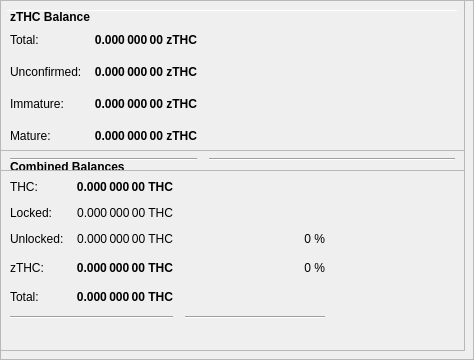
        <widget class="QFrame" name="frameObfuscation">
         <property name="minimumSize">
          <size>
           <width>0</width>
           <height>350</height>
          </size>
         </property>
         <property name="layoutDirection">
          <enum>Qt::LeftToRight</enum>
         </property>
         <property name="frameShape">
          <enum>QFrame::StyledPanel</enum>
         </property>
         <property name="frameShadow">
          <enum>QFrame::Raised</enum>
         </property>
         <widget class="QPushButton" name="runAutoDenom">
          <property name="geometry">
           <rect>
            <x>251</x>
            <y>17</y>
            <width>1</width>
            <height>1</height>
           </rect>
          </property>
          <property name="palette">
           <palette>
            <active>
             <colorrole role="WindowText">
              <brush brushstyle="SolidPattern">
               <color alpha="255">
                <red>0</red>
                <green>0</green>
                <blue>0</blue>
               </color>
              </brush>
             </colorrole>
             <colorrole role="Button">
              <brush brushstyle="SolidPattern">
               <color alpha="255">
                <red>239</red>
                <green>238</green>
                <blue>238</blue>
               </color>
              </brush>
             </colorrole>
             <colorrole role="Light">
              <brush brushstyle="SolidPattern">
               <color alpha="255">
                <red>255</red>
                <green>255</green>
                <blue>255</blue>
               </color>
              </brush>
             </colorrole>
             <colorrole role="Midlight">
              <brush brushstyle="SolidPattern">
               <color alpha="255">
                <red>247</red>
                <green>246</green>
                <blue>246</blue>
               </color>
              </brush>
             </colorrole>
             <colorrole role="Dark">
              <brush brushstyle="SolidPattern">
               <color alpha="255">
                <red>119</red>
                <green>119</green>
                <blue>119</blue>
               </color>
              </brush>
             </colorrole>
             <colorrole role="Mid">
              <brush brushstyle="SolidPattern">
               <color alpha="255">
                <red>159</red>
                <green>159</green>
                <blue>159</blue>
               </color>
              </brush>
             </colorrole>
             <colorrole role="Text">
              <brush brushstyle="SolidPattern">
               <color alpha="255">
                <red>0</red>
                <green>0</green>
                <blue>0</blue>
               </color>
              </brush>
             </colorrole>
             <colorrole role="BrightText">
              <brush brushstyle="SolidPattern">
               <color alpha="255">
                <red>255</red>
                <green>255</green>
                <blue>255</blue>
               </color>
              </brush>
             </colorrole>
             <colorrole role="ButtonText">
              <brush brushstyle="SolidPattern">
               <color alpha="255">
                <red>0</red>
                <green>0</green>
                <blue>0</blue>
               </color>
              </brush>
             </colorrole>
             <colorrole role="Base">
              <brush brushstyle="SolidPattern">
               <color alpha="255">
                <red>255</red>
                <green>255</green>
                <blue>255</blue>
               </color>
              </brush>
             </colorrole>
             <colorrole role="Window">
              <brush brushstyle="SolidPattern">
               <color alpha="255">
                <red>239</red>
                <green>238</green>
                <blue>238</blue>
               </color>
              </brush>
             </colorrole>
             <colorrole role="Shadow">
              <brush brushstyle="SolidPattern">
               <color alpha="255">
                <red>0</red>
                <green>0</green>
                <blue>0</blue>
               </color>
              </brush>
             </colorrole>
             <colorrole role="AlternateBase">
              <brush brushstyle="SolidPattern">
               <color alpha="255">
                <red>247</red>
                <green>246</green>
                <blue>246</blue>
               </color>
              </brush>
             </colorrole>
             <colorrole role="ToolTipBase">
              <brush brushstyle="SolidPattern">
               <color alpha="255">
                <red>255</red>
                <green>255</green>
                <blue>220</blue>
               </color>
              </brush>
             </colorrole>
             <colorrole role="ToolTipText">
              <brush brushstyle="SolidPattern">
               <color alpha="255">
                <red>0</red>
                <green>0</green>
                <blue>0</blue>
               </color>
              </brush>
             </colorrole>
            </active>
            <inactive>
             <colorrole role="WindowText">
              <brush brushstyle="SolidPattern">
               <color alpha="255">
                <red>0</red>
                <green>0</green>
                <blue>0</blue>
               </color>
              </brush>
             </colorrole>
             <colorrole role="Button">
              <brush brushstyle="SolidPattern">
               <color alpha="255">
                <red>239</red>
                <green>238</green>
                <blue>238</blue>
               </color>
              </brush>
             </colorrole>
             <colorrole role="Light">
              <brush brushstyle="SolidPattern">
               <color alpha="255">
                <red>255</red>
                <green>255</green>
                <blue>255</blue>
               </color>
              </brush>
             </colorrole>
             <colorrole role="Midlight">
              <brush brushstyle="SolidPattern">
               <color alpha="255">
                <red>247</red>
                <green>246</green>
                <blue>246</blue>
               </color>
              </brush>
             </colorrole>
             <colorrole role="Dark">
              <brush brushstyle="SolidPattern">
               <color alpha="255">
                <red>119</red>
                <green>119</green>
                <blue>119</blue>
               </color>
              </brush>
             </colorrole>
             <colorrole role="Mid">
              <brush brushstyle="SolidPattern">
               <color alpha="255">
                <red>159</red>
                <green>159</green>
                <blue>159</blue>
               </color>
              </brush>
             </colorrole>
             <colorrole role="Text">
              <brush brushstyle="SolidPattern">
               <color alpha="255">
                <red>0</red>
                <green>0</green>
                <blue>0</blue>
               </color>
              </brush>
             </colorrole>
             <colorrole role="BrightText">
              <brush brushstyle="SolidPattern">
               <color alpha="255">
                <red>255</red>
                <green>255</green>
                <blue>255</blue>
               </color>
              </brush>
             </colorrole>
             <colorrole role="ButtonText">
              <brush brushstyle="SolidPattern">
               <color alpha="255">
                <red>0</red>
                <green>0</green>
                <blue>0</blue>
               </color>
              </brush>
             </colorrole>
             <colorrole role="Base">
              <brush brushstyle="SolidPattern">
               <color alpha="255">
                <red>255</red>
                <green>255</green>
                <blue>255</blue>
               </color>
              </brush>
             </colorrole>
             <colorrole role="Window">
              <brush brushstyle="SolidPattern">
               <color alpha="255">
                <red>239</red>
                <green>238</green>
                <blue>238</blue>
               </color>
              </brush>
             </colorrole>
             <colorrole role="Shadow">
              <brush brushstyle="SolidPattern">
               <color alpha="255">
                <red>0</red>
                <green>0</green>
                <blue>0</blue>
               </color>
              </brush>
             </colorrole>
             <colorrole role="AlternateBase">
              <brush brushstyle="SolidPattern">
               <color alpha="255">
                <red>247</red>
                <green>246</green>
                <blue>246</blue>
               </color>
              </brush>
             </colorrole>
             <colorrole role="ToolTipBase">
              <brush brushstyle="SolidPattern">
               <color alpha="255">
                <red>255</red>
                <green>255</green>
                <blue>220</blue>
               </color>
              </brush>
             </colorrole>
             <colorrole role="ToolTipText">
              <brush brushstyle="SolidPattern">
               <color alpha="255">
                <red>0</red>
                <green>0</green>
                <blue>0</blue>
               </color>
              </brush>
             </colorrole>
            </inactive>
            <disabled>
             <colorrole role="WindowText">
              <brush brushstyle="SolidPattern">
               <color alpha="255">
                <red>119</red>
                <green>119</green>
                <blue>119</blue>
               </color>
              </brush>
             </colorrole>
             <colorrole role="Button">
              <brush brushstyle="SolidPattern">
               <color alpha="255">
                <red>239</red>
                <green>238</green>
                <blue>238</blue>
               </color>
              </brush>
             </colorrole>
             <colorrole role="Light">
              <brush brushstyle="SolidPattern">
               <color alpha="255">
                <red>255</red>
                <green>255</green>
                <blue>255</blue>
               </color>
              </brush>
             </colorrole>
             <colorrole role="Midlight">
              <brush brushstyle="SolidPattern">
               <color alpha="255">
                <red>247</red>
                <green>246</green>
                <blue>246</blue>
               </color>
              </brush>
             </colorrole>
             <colorrole role="Dark">
              <brush brushstyle="SolidPattern">
               <color alpha="255">
                <red>119</red>
                <green>119</green>
                <blue>119</blue>
               </color>
              </brush>
             </colorrole>
             <colorrole role="Mid">
              <brush brushstyle="SolidPattern">
               <color alpha="255">
                <red>159</red>
                <green>159</green>
                <blue>159</blue>
               </color>
              </brush>
             </colorrole>
             <colorrole role="Text">
              <brush brushstyle="SolidPattern">
               <color alpha="255">
                <red>119</red>
                <green>119</green>
                <blue>119</blue>
               </color>
              </brush>
             </colorrole>
             <colorrole role="BrightText">
              <brush brushstyle="SolidPattern">
               <color alpha="255">
                <red>255</red>
                <green>255</green>
                <blue>255</blue>
               </color>
              </brush>
             </colorrole>
             <colorrole role="ButtonText">
              <brush brushstyle="SolidPattern">
               <color alpha="255">
                <red>119</red>
                <green>119</green>
                <blue>119</blue>
               </color>
              </brush>
             </colorrole>
             <colorrole role="Base">
              <brush brushstyle="SolidPattern">
               <color alpha="255">
                <red>239</red>
                <green>238</green>
                <blue>238</blue>
               </color>
              </brush>
             </colorrole>
             <colorrole role="Window">
              <brush brushstyle="SolidPattern">
               <color alpha="255">
                <red>239</red>
                <green>238</green>
                <blue>238</blue>
               </color>
              </brush>
             </colorrole>
             <colorrole role="Shadow">
              <brush brushstyle="SolidPattern">
               <color alpha="255">
                <red>0</red>
                <green>0</green>
                <blue>0</blue>
               </color>
              </brush>
             </colorrole>
             <colorrole role="AlternateBase">
              <brush brushstyle="SolidPattern">
               <color alpha="255">
                <red>239</red>
                <green>238</green>
                <blue>238</blue>
               </color>
              </brush>
             </colorrole>
             <colorrole role="ToolTipBase">
              <brush brushstyle="SolidPattern">
               <color alpha="255">
                <red>255</red>
                <green>255</green>
                <blue>220</blue>
               </color>
              </brush>
             </colorrole>
             <colorrole role="ToolTipText">
              <brush brushstyle="SolidPattern">
               <color alpha="255">
                <red>0</red>
                <green>0</green>
                <blue>0</blue>
               </color>
              </brush>
             </colorrole>
            </disabled>
           </palette>
          </property>
          <property name="focusPolicy">
           <enum>Qt::NoFocus</enum>
          </property>
          <property name="autoFillBackground">
           <bool>true</bool>
          </property>
          <property name="text">
           <string/>
          </property>
          <property name="flat">
           <bool>true</bool>
          </property>
         </widget>
         <widget class="Line" name="line">
          <property name="geometry">
           <rect>
            <x>7</x>
            <y>10</y>
            <width>451</width>
            <height>1</height>
           </rect>
          </property>
          <property name="orientation">
           <enum>Qt::Horizontal</enum>
          </property>
         </widget>
         <widget class="QFrame" name="frame_3">
          <property name="geometry">
           <rect>
            <x>0</x>
            <y>150</y>
            <width>465</width>
            <height>201</height>
           </rect>
          </property>
          <property name="frameShape">
           <enum>QFrame::StyledPanel</enum>
          </property>
          <property name="frameShadow">
           <enum>QFrame::Raised</enum>
          </property>
          <layout class="QVBoxLayout" name="verticalLayout_5">
           <item>
            <layout class="QHBoxLayout" name="horizontalLayout_5" stretch="0">
             <item>
              <widget class="QLabel" name="label_5z">
               <property name="maximumSize">
                <size>
                 <width>16777215</width>
                 <height>20</height>
                </size>
               </property>
               <property name="font">
                <font>
                 <weight>75</weight>
                 <bold>true</bold>
                </font>
               </property>
               <property name="toolTip">
                <string>Combined Balances (including unconfirmed and immature coins)</string>
               </property>
               <property name="text">
                <string>&lt;html&gt;&lt;head/&gt;&lt;body&gt;&lt;p&gt;Combined Balances&lt;/p&gt;&lt;/body&gt;&lt;/html&gt;</string>
               </property>
              </widget>
             </item>
            </layout>
           </item>
           <item>
            <layout class="QGridLayout" name="gridLayout_3">
             <property name="spacing">
              <number>12</number>
             </property>
             <item row="7" column="0" colspan="2">
              <widget class="Line" name="lineSpendableBalance_3">
               <property name="orientation">
                <enum>Qt::Horizontal</enum>
               </property>
              </widget>
             </item>
             <item row="7" column="2">
              <widget class="Line" name="lineWatchBalance_3">
               <property name="sizePolicy">
                <sizepolicy hsizetype="Preferred" vsizetype="Fixed">
                 <horstretch>0</horstretch>
                 <verstretch>0</verstretch>
                </sizepolicy>
               </property>
               <property name="minimumSize">
                <size>
                 <width>140</width>
                 <height>0</height>
                </size>
               </property>
               <property name="orientation">
                <enum>Qt::Horizontal</enum>
               </property>
              </widget>
             </item>
             <item row="4" column="1">
              <widget class="QLabel" name="labelzBalancez">
               <property name="font">
                <font>
                 <weight>75</weight>
                 <bold>true</bold>
                </font>
               </property>
               <property name="cursor">
                <cursorShape>IBeamCursor</cursorShape>
               </property>
               <property name="toolTip">
                <string>Total of transactions that have yet to be confirmed, and do not yet count toward the spendable balance</string>
               </property>
               <property name="text">
                <string notr="true">0.000 000 00 THC</string>
               </property>
               <property name="alignment">
                <set>Qt::AlignRight|Qt::AlignTrailing|Qt::AlignVCenter</set>
               </property>
               <property name="textInteractionFlags">
                <set>Qt::LinksAccessibleByMouse|Qt::TextSelectableByKeyboard|Qt::TextSelectableByMouse</set>
               </property>
              </widget>
             </item>
             <item row="6" column="1">
              <widget class="QLabel" name="labelTotalz">
               <property name="font">
                <font>
                 <weight>75</weight>
                 <bold>true</bold>
                </font>
               </property>
               <property name="cursor">
                <cursorShape>IBeamCursor</cursorShape>
               </property>
               <property name="toolTip">
                <string>Total Balance, including unconfirmed and immature coins.</string>
               </property>
               <property name="text">
                <string notr="true">0.000 000 00 THC</string>
               </property>
               <property name="alignment">
                <set>Qt::AlignRight|Qt::AlignTrailing|Qt::AlignVCenter</set>
               </property>
               <property name="textInteractionFlags">
                <set>Qt::LinksAccessibleByMouse|Qt::TextSelectableByKeyboard|Qt::TextSelectableByMouse</set>
               </property>
              </widget>
             </item>
             <item row="4" column="3">
              <spacer name="horizontalSpacer_6">
               <property name="orientation">
                <enum>Qt::Horizontal</enum>
               </property>
               <property name="sizeHint" stdset="0">
                <size>
                 <width>40</width>
                 <height>20</height>
                </size>
               </property>
              </spacer>
             </item>
             <item row="6" column="0">
              <widget class="QLabel" name="labelTotalTextz">
               <property name="text">
                <string>Total:</string>
               </property>
              </widget>
             </item>
             <item row="1" column="0">
              <widget class="QLabel" name="labelBalanceTextz">
               <property name="text">
                <string>THC:</string>
               </property>
              </widget>
             </item>
             <item row="1" column="1">
              <widget class="QLabel" name="labelBalancez">
               <property name="font">
                <font>
                 <weight>75</weight>
                 <bold>true</bold>
                </font>
               </property>
               <property name="cursor">
                <cursorShape>IBeamCursor</cursorShape>
               </property>
               <property name="toolTip">
                <string>Your current spendable balance</string>
               </property>
               <property name="text">
                <string notr="true">0.000 000 00 THC</string>
               </property>
               <property name="alignment">
                <set>Qt::AlignRight|Qt::AlignTrailing|Qt::AlignVCenter</set>
               </property>
               <property name="textInteractionFlags">
                <set>Qt::LinksAccessibleByMouse|Qt::TextSelectableByKeyboard|Qt::TextSelectableByMouse</set>
               </property>
              </widget>
             </item>
             <item row="4" column="0">
              <widget class="QLabel" name="labelzBalanceTextz">
               <property name="toolTip">
                <string/>
               </property>
               <property name="text">
                <string>zTHC:</string>
               </property>
              </widget>
             </item>
             <item row="4" column="2">
              <widget class="QLabel" name="labelzTHCPercent">
               <property name="toolTip">
                <string>Current percentage of zTHC.
If AutoMint is enabled this percentage will settle around the configured AutoMint percentage (default = 10%)</string>
               </property>
               <property name="text">
                <string>0 %</string>
               </property>
               <property name="alignment">
                <set>Qt::AlignRight|Qt::AlignTrailing|Qt::AlignVCenter</set>
               </property>
              </widget>
             </item>
             <item row="6" column="2">
              <widget class="QLabel" name="label100Percent">
               <property name="text">
                <string/>
               </property>
               <property name="alignment">
                <set>Qt::AlignRight|Qt::AlignTrailing|Qt::AlignVCenter</set>
               </property>
              </widget>
             </item>
             <item row="2" column="1">
              <widget class="QLabel" name="labelLockedBalance">
               <property name="toolTip">
                <string>Locked THC or Masternode collaterals. These are excluded from zTHC minting.</string>
               </property>
               <property name="text">
                <string>0.000 000 00 THC</string>
               </property>
               <property name="alignment">
                <set>Qt::AlignRight|Qt::AlignTrailing|Qt::AlignVCenter</set>
               </property>
              </widget>
             </item>
             <item row="2" column="0">
              <widget class="QLabel" name="labelLockedBalanceText">
               <property name="toolTip">
                <string>Locked THC or Masternode collaterals. These are excluded from zTHC minting.</string>
               </property>
               <property name="text">
                <string>Locked:</string>
               </property>
              </widget>
             </item>
             <item row="3" column="0">
              <widget class="QLabel" name="labelUnLockedBalanceText">
               <property name="toolTip">
                <string>Unlocked THCs. These can be used for zTHC minting.</string>
               </property>
               <property name="text">
                <string>Unlocked:</string>
               </property>
              </widget>
             </item>
             <item row="3" column="1">
              <widget class="QLabel" name="labelUnLockedBalance">
               <property name="toolTip">
                <string>Unlocked THCs. These can be used for zTHC minting.</string>
               </property>
               <property name="text">
                <string>0.000 000 00 THC</string>
               </property>
               <property name="alignment">
                <set>Qt::AlignRight|Qt::AlignTrailing|Qt::AlignVCenter</set>
               </property>
              </widget>
             </item>
             <item row="3" column="2">
              <widget class="QLabel" name="labelTHCPercent">
               <property name="text">
                <string>0 %</string>
               </property>
               <property name="alignment">
                <set>Qt::AlignRight|Qt::AlignTrailing|Qt::AlignVCenter</set>
               </property>
              </widget>
             </item>
            </layout>
           </item>
           <item>
            <spacer name="verticalSpacer">
             <property name="orientation">
              <enum>Qt::Vertical</enum>
             </property>
             <property name="sizeHint" stdset="0">
              <size>
               <width>20</width>
               <height>40</height>
              </size>
             </property>
            </spacer>
           </item>
          </layout>
         </widget>
         <widget class="QFrame" name="frame_4">
          <property name="geometry">
           <rect>
            <x>0</x>
            <y>0</y>
            <width>465</width>
            <height>171</height>
           </rect>
          </property>
          <property name="frameShape">
           <enum>QFrame::StyledPanel</enum>
          </property>
          <property name="frameShadow">
           <enum>QFrame::Raised</enum>
          </property>
          <layout class="QVBoxLayout" name="verticalLayout_7">
           <item>
            <layout class="QHBoxLayout" name="horizontalLayout_8" stretch="0">
             <item>
              <widget class="QLabel" name="label_5z_3">
               <property name="maximumSize">
                <size>
                 <width>16777215</width>
                 <height>20</height>
                </size>
               </property>
               <property name="font">
                <font>
                 <weight>75</weight>
                 <bold>true</bold>
                </font>
               </property>
               <property name="text">
                <string>zTHC Balance</string>
               </property>
              </widget>
             </item>
            </layout>
           </item>
           <item>
            <layout class="QGridLayout" name="gridLayout_5">
             <property name="spacing">
              <number>12</number>
             </property>
             <item row="4" column="0">
              <widget class="QLabel" name="labelzBalanceMatureText">
               <property name="toolTip">
                <string>Mature: more than 20 confirmation and more than 1 mints of the same denomination after it was minted.
These zTHC are spendable.</string>
               </property>
               <property name="text">
                <string>Mature:</string>
               </property>
              </widget>
             </item>
             <item row="5" column="0" colspan="2">
              <widget class="Line" name="lineSpendableBalance_5">
               <property name="orientation">
                <enum>Qt::Horizontal</enum>
               </property>
              </widget>
             </item>
             <item row="1" column="1">
              <widget class="QLabel" name="labelzBalance">
               <property name="font">
                <font>
                 <weight>75</weight>
                 <bold>true</bold>
                </font>
               </property>
               <property name="cursor">
                <cursorShape>IBeamCursor</cursorShape>
               </property>
               <property name="toolTip">
                <string>All available zTHC, unconfirmed and immature zTHC included.</string>
               </property>
               <property name="text">
                <string notr="true">0.000 000 00 zTHC</string>
               </property>
               <property name="alignment">
                <set>Qt::AlignRight|Qt::AlignTrailing|Qt::AlignVCenter</set>
               </property>
               <property name="textInteractionFlags">
                <set>Qt::LinksAccessibleByMouse|Qt::TextSelectableByKeyboard|Qt::TextSelectableByMouse</set>
               </property>
              </widget>
             </item>
             <item row="5" column="2">
              <widget class="Line" name="lineWatchBalance_5">
               <property name="sizePolicy">
                <sizepolicy hsizetype="Preferred" vsizetype="Fixed">
                 <horstretch>0</horstretch>
                 <verstretch>0</verstretch>
                </sizepolicy>
               </property>
               <property name="minimumSize">
                <size>
                 <width>140</width>
                 <height>0</height>
                </size>
               </property>
               <property name="orientation">
                <enum>Qt::Horizontal</enum>
               </property>
              </widget>
             </item>
             <item row="1" column="0">
              <widget class="QLabel" name="labelzBalanceText">
               <property name="toolTip">
                <string>All available zTHC, unconfirmed and immature zTHC included.</string>
               </property>
               <property name="text">
                <string>Total:</string>
               </property>
              </widget>
             </item>
             <item row="1" column="2">
              <spacer name="horizontalSpacer_8">
               <property name="orientation">
                <enum>Qt::Horizontal</enum>
               </property>
               <property name="sizeHint" stdset="0">
                <size>
                 <width>40</width>
                 <height>20</height>
                </size>
               </property>
              </spacer>
             </item>
             <item row="4" column="2">
              <spacer name="horizontalSpacer_4">
               <property name="orientation">
                <enum>Qt::Horizontal</enum>
               </property>
               <property name="sizeHint" stdset="0">
                <size>
                 <width>40</width>
                 <height>20</height>
                </size>
               </property>
              </spacer>
             </item>
             <item row="4" column="1">
              <widget class="QLabel" name="labelzBalanceMature">
               <property name="font">
                <font>
                 <weight>75</weight>
                 <bold>true</bold>
                </font>
               </property>
               <property name="toolTip">
                <string>Mature: more than 20 confirmation and more than 1 mints of the same denomination after it was minted.
These zTHC are spendable.</string>
               </property>
               <property name="text">
                <string>0.000 000 00 zTHC</string>
               </property>
               <property name="alignment">
                <set>Qt::AlignRight|Qt::AlignTrailing|Qt::AlignVCenter</set>
               </property>
              </widget>
             </item>
             <item row="2" column="0">
              <widget class="QLabel" name="labelzBalanceUnconfirmedText">
               <property name="toolTip">
                <string>Unconfirmed: less than 20 confirmations
Immature: confirmed, but less than 1 mints of the same denomination after it was minted</string>
               </property>
               <property name="text">
                <string>Unconfirmed:</string>
               </property>
              </widget>
             </item>
             <item row="2" column="1">
              <widget class="QLabel" name="labelzBalanceUnconfirmed">
               <property name="font">
                <font>
                 <weight>75</weight>
                 <bold>true</bold>
                </font>
               </property>
               <property name="toolTip">
                <string>Unconfirmed: less than 20 confirmations
Immature: confirmed, but less than 1 mints of the same denomination after it was minted</string>
               </property>
               <property name="text">
                <string>0.000 000 00 zTHC</string>
               </property>
               <property name="alignment">
                <set>Qt::AlignRight|Qt::AlignTrailing|Qt::AlignVCenter</set>
               </property>
              </widget>
             </item>
             <item row="2" column="2">
              <spacer name="horizontalSpacer_5">
               <property name="orientation">
                <enum>Qt::Horizontal</enum>
               </property>
               <property name="sizeHint" stdset="0">
                <size>
                 <width>40</width>
                 <height>20</height>
                </size>
               </property>
              </spacer>
             </item>
             <item row="3" column="0">
              <widget class="QLabel" name="labelzBalanceImmatureText">
               <property name="toolTip">
                <string>Unconfirmed: less than 20 confirmations
Immature: confirmed, but less than 1 mints of the same denomination after it was minted</string>
               </property>
               <property name="text">
                <string>Immature:</string>
               </property>
              </widget>
             </item>
             <item row="3" column="1">
              <widget class="QLabel" name="labelzBalanceImmature">
               <property name="font">
                <font>
                 <weight>75</weight>
                 <bold>true</bold>
                </font>
               </property>
               <property name="toolTip">
                <string>Unconfirmed: less than 20 confirmations
Immature: confirmed, but less than 1 mints of the same denomination after it was minted</string>
               </property>
               <property name="text">
                <string>0.000 000 00 zTHC</string>
               </property>
               <property name="alignment">
                <set>Qt::AlignRight|Qt::AlignTrailing|Qt::AlignVCenter</set>
               </property>
              </widget>
             </item>
             <item row="3" column="2">
              <spacer name="horizontalSpacer_7">
               <property name="orientation">
                <enum>Qt::Horizontal</enum>
               </property>
               <property name="sizeHint" stdset="0">
                <size>
                 <width>40</width>
                 <height>20</height>
                </size>
               </property>
              </spacer>
             </item>
            </layout>
           </item>
          </layout>
         </widget>
        </widget>
